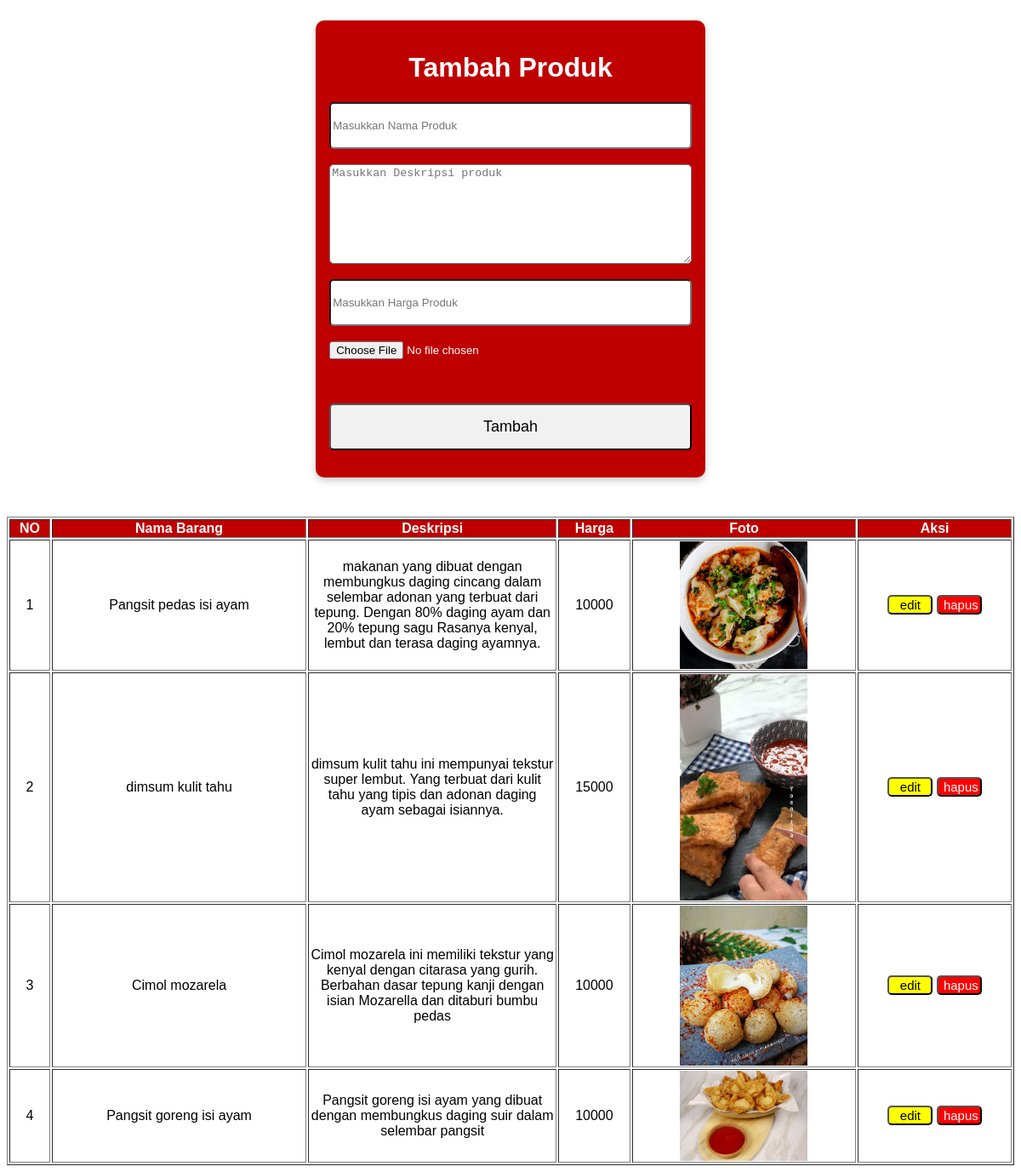
The app's page /admin/produk.php with its own data.
### tables this page shows
CREATE TABLE `rafailaproduk` (
  `id` int NOT NULL,
  `nama_produk` varchar(35) NOT NULL,
  `deskripsi` text NOT NULL,
  `harga` varchar(50) NOT NULL,
  `foto` text NOT NULL
);

### config/koneksi.php (called while the page is built, shortened)
<?php
function query($koneksi,$query){
    $data = mysqli_query($koneksi,$query);
    $hasil = [];
    while($d = mysqli_fetch_assoc($data)){
        $hasil[] = $d;
    }
    return $hasil;
}
?>

### admin/produk.php (the view, shortened to what this page needs)
<?php
require "../config/koneksi.php";
$produks = query($koneksi,"SELECT * FROM rafailaproduk");
?>
<!DOCTYPE HTML PUBLIC "-//W3C//DTD HTML 4.0 Transitional//EN">
<HTML>
<HEAD>
</head>
<body>
    <div class="row">
        <div class="column">
            <div class="card">
                <h1 style="color : white">Tambah Produk</h1>
                <form action="proses.php" method="POST" enctype='multipart/form-data'>
                    <input type="text" name="nama_produk" placeholder="Masukkan Nama Produk"><br><br>
                    <textarea name="deskripsi" id="" cols="30" rows="10" placeholder="Masukkan Deskripsi produk"></textarea><br><br>
                    <input type="number" name="harga" placeholder="Masukkan Harga Produk"><br><br>
                    <input style="color : white" type="file" name="foto"><br><br>
                    <button class="tambah" type="submit" name="tambah">Tambah</button>
                </form>
            </div>
        </div>
    </div>
<table border="1" width="100%">
    <tr>
        <th>NO</th>
        <th>Nama Barang</th>
        <th>Deskripsi</th>
        <th>Harga</th>
        <th>Foto</th>
        <th>Aksi</th>
    </tr>
<?php $i = 1; foreach($produks as $p) : ?>
    <tr>
        <td><?php echo $i++ ?></td>
        <td><?php echo $p['nama_produk'] ?></td>
        <td style="width: 25%"><?php echo $p['deskripsi'] ?></td>
        <td><?php echo $p['harga'] ?></td>
        <td><img src="img/<?php echo $p['foto'] ?>" alt="" width="150px"></td>
        <td>
            <button class="edit"><a href="edit.php?id=<?php echo $p['id'] ?>">edit</a></button>
            <button class="hapus"><a onclick="return confirm('Apakah Anda Yakin Akan Menghapus Produk Ini ?')" href="hapus.php?id=<?php echo $p['id'] ?>">hapus</a> <br></button>
        </td>
    </tr>
<?php endforeach; ?>
</table>
</BODY>
</HTML>

### admin/produk.php (style rules this page uses)
* { box-sizing: border-box; }
body { font-family: Arial, Helvetica, sans-serif; }
.column { margin-top : 2%; margin-left : 30%; float: center; width: 40%; padding: 0 10px; }
.row { margin: 0 -5px; }
.row:after { content: ""; display: table; clear: both; }
.card { box-shadow: 0 4px 8px 0 rgba(0, 0, 0, 0.2); padding: 16px; text-align: center; background-color: #be0000; margin-bottom : 10%; border-radius : 10px; }
textarea { width : 100%; height : 15%; border-radius : 5px; }
input { width : 100%; height : 7%; border-radius : 5px; }
.tambah { width : 100%; height : 7%; background-color : #f1f1f1; border-radius : 5px; color : black; font-size : 18px; }
.edit { width : 30%; background-color : yellow; border-radius : 5px; }
.edit a { text-decoration : none; color : black; font-size : 15px; }
.hapus { width : 30%; background-color : red; border-radius : 5px; }
.hapus a { text-decoration : none; color : white; font-size : 15px; }
tr th { background-color : #be0000 ; color : white; }
tr td { text-align : center; }

### records on screen
rafailaproduk: nama_produk "Pangsit pedas isi ayam", deskripsi "makanan yang dibuat dengan membungkus daging cincang dalam selembar adonan yang terbuat dari tepung. Dengan 80% daging ayam dan 20% tepung sagu Rasanya kenyal, lembut dan terasa daging ayamnya.", harga "10000", foto (picture)
rafailaproduk: nama_produk "dimsum kulit tahu", deskripsi "dimsum kulit tahu ini mempunyai tekstur super lembut. Yang terbuat dari kulit tahu yang tipis dan adonan daging ayam sebagai isiannya.", harga "15000", foto (picture)
rafailaproduk: nama_produk "Cimol mozarela", deskripsi "Cimol mozarela ini memiliki tekstur yang kenyal dengan citarasa yang gurih. Berbahan dasar tepung kanji dengan isian Mozarella dan ditaburi bumbu pedas", harga "10000", foto (picture)
rafailaproduk: nama_produk "Pangsit goreng isi ayam", deskripsi "Pangsit goreng isi ayam yang dibuat dengan membungkus daging suir dalam selembar pangsit", harga "10000", foto (picture)
